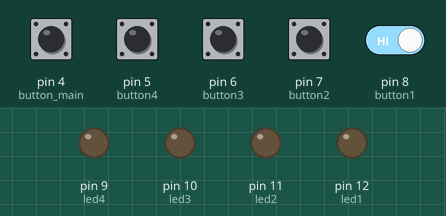
The sketch below on a simulated Arduino Uno, built with avr-gcc and run on an emulated ATmega328P. Shown: output pins drawn as LEDs (lit = HIGH). The test bench sets the inputs (shaded band); at power-on: pin 4 (button_main), pin 5 (button4), pin 6 (button3), pin 7 (button2), pin 8 (button1) HIGH.

Above: at 3.8 s.
3.9 s: pin 5 (button4) pulled LOW for 0.15 s
At 6.0 s:
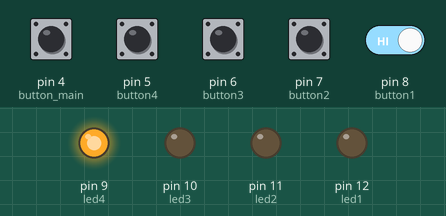
7.0 s: pin 4 (button_main) pulled LOW for 0.15 s
At 8.3 s:
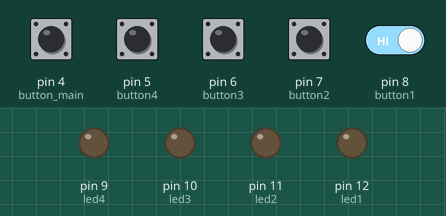
8.6 s: pin 6 (button3) pulled LOW for 0.15 s
At 10.8 s:
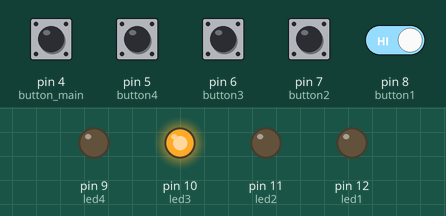
11.7 s: pin 4 (button_main) pulled LOW for 1 s
At 12.1 s:
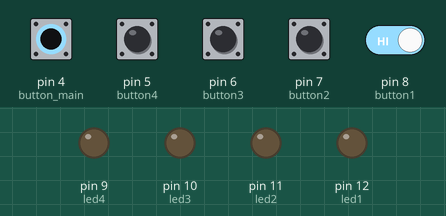
14.2 s: pin 7 (button2) pulled LOW for 0.15 s
At 16.3 s:
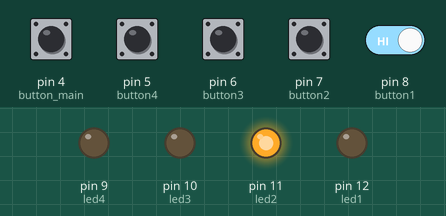
17.3 s: pin 4 (button_main) driven LOW and pin 8 (button1) driven LOW
At 19.5 s:
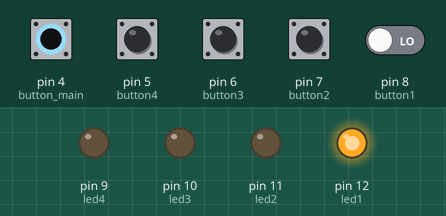
Timing chart, 0 to 50.9 s (numbered marks = the images above; inputs shaded):
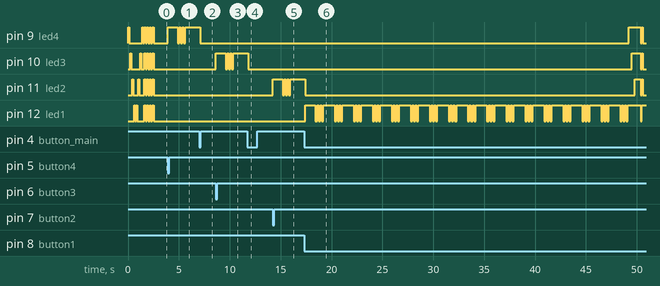

Measured:
- after the input at 3.9 s, pin 9 (led4): LOW → HIGH at once, then repeats every 0.30 s: LOW 0.15 s, HIGH 0.15 s, until it stays HIGH from 5.7 s
- after the input at 7.0 s, pin 9 (led4): HIGH → LOW after 0.12 s
- after the input at 8.6 s, pin 10 (led3): LOW → HIGH at once, then repeats every 0.30 s: LOW 0.15 s, HIGH 0.15 s, until it stays HIGH from 10.4 s
- after the input at 11.7 s, pin 10 (led3): HIGH → LOW after 0.12 s
- after the input at 14.2 s, pin 11 (led2): LOW → HIGH at once, then repeats every 0.30 s: LOW 0.15 s, HIGH 0.15 s, until it stays HIGH from 16.0 s
- after the input at 17.3 s, pin 9 (led4): LOW → HIGH after 31.9 s, → LOW 1.2 s later, → HIGH 0.10 s later, → LOW 0.10 s later; pin 10 (led3): LOW → HIGH after 32.2 s, → LOW 0.90 s later, → HIGH 0.10 s later, → LOW 0.10 s later

The sketch:

firmware.ino
```cpp
#define led1 12
#define led2 11
#define led3 10
#define led4 9

#define button1 8
#define button2 7
#define button3 6
#define button4 5

#define button_main 4

byte butt1;
byte butt2;
byte butt3;
byte butt4;

byte flag = 0;
int count = 0;
int count1 = 0;
int count2 = 0;
boolean good_flag = 0;
unsigned long timerForReset = 0;
unsigned long lastpr = 0;
unsigned long lastprs = 0;
void proverka() {
  for (int a = 9; a <= 12; a++) {
    digitalWrite(a, HIGH);
    delay(100);
    digitalWrite(a, LOW);
    delay(100);
  }
  for (int a = 12; a >= 9; a--) {
    digitalWrite(a, HIGH);
    delay(100);
    digitalWrite(a, LOW);
    delay(100);
  }
  digitalWrite(led1, HIGH); digitalWrite(led2, HIGH); digitalWrite(led3, HIGH); digitalWrite(led4, HIGH); delay(130);
  digitalWrite(led1, LOW); digitalWrite(led2, LOW); digitalWrite(led3, LOW); digitalWrite(led4, LOW); delay(130);
  digitalWrite(led1, HIGH); digitalWrite(led2, HIGH); digitalWrite(led3, HIGH); digitalWrite(led4, HIGH); delay(130);
  digitalWrite(led1, LOW); digitalWrite(led2, LOW); digitalWrite(led3, LOW); digitalWrite(led4, LOW); delay(130);
  digitalWrite(led1, HIGH); digitalWrite(led2, HIGH); digitalWrite(led3, HIGH); digitalWrite(led4, HIGH); delay(130);
  digitalWrite(led1, LOW); digitalWrite(led2, LOW); digitalWrite(led3, LOW); digitalWrite(led4, LOW); delay(130);
  digitalWrite(led1, HIGH); digitalWrite(led2, HIGH); digitalWrite(led3, HIGH); digitalWrite(led4, HIGH); delay(130);
  digitalWrite(led1, LOW); digitalWrite(led2, LOW); digitalWrite(led3, LOW); digitalWrite(led4, LOW); delay(130);
}
void setup() {
  Serial.begin(9600);
  pinMode(led1, OUTPUT);
  pinMode(led2, OUTPUT);
  pinMode(led3, OUTPUT);
  pinMode(led4, OUTPUT);

  pinMode(button1, INPUT_PULLUP);
  pinMode(button2, INPUT_PULLUP);
  pinMode(button3, INPUT_PULLUP);
  pinMode(button4, INPUT_PULLUP);

  pinMode(button_main, INPUT_PULLUP);

  proverka();
}

void loop() {
  butt1 = !digitalRead(button1);
  butt2 = !digitalRead(button2);
  butt3 = !digitalRead(button3);
  butt4 = !digitalRead(button4);
  byte butt_main = !digitalRead(button_main);

  if (butt1 == 1 && flag == 0) {
    flag = 1;
    digitalWrite(led1, HIGH);
    delay(1000);
    digitalWrite(led1, LOW);
    delay(150);

    digitalWrite(led1, HIGH);
    delay(150);
    digitalWrite(led1, LOW);
    delay(150);
    digitalWrite(led1, HIGH);
    delay(150);
    digitalWrite(led1, LOW);
    delay(150);
    digitalWrite(led1, HIGH);
  }
  if (butt2 == 1 && flag == 0){
    flag = 1;
    digitalWrite(led2, HIGH);
    delay(1000);
    digitalWrite(led2, LOW);
    delay(150);

    digitalWrite(led2, HIGH);
    delay(150);
    digitalWrite(led2, LOW);
    delay(150);
    digitalWrite(led2, HIGH);
    delay(150);
    digitalWrite(led2, LOW);
    delay(150);
    digitalWrite(led2, HIGH);
  }

  if (butt3 == 1 && flag == 0) {
    flag = 1;
    digitalWrite(led3, HIGH);
    delay(1000);
    digitalWrite(led3, LOW);
    delay(150);

    digitalWrite(led3, HIGH);
    delay(150);
    digitalWrite(led3, LOW);
    delay(150);
    digitalWrite(led3, HIGH);
    delay(150);
    digitalWrite(led3, LOW);
    delay(150);
    digitalWrite(led3, HIGH);
  }

  if (butt4 == 1 && flag == 0){
    flag = 1;
    digitalWrite(led4, HIGH);
    delay(1000);
    digitalWrite(led4, LOW);
    delay(150);

    digitalWrite(led4, HIGH);
    delay(150);
    digitalWrite(led4, LOW);
    delay(150);
    digitalWrite(led4, HIGH);
    delay(150);
    digitalWrite(led4, LOW);
    delay(150);
    digitalWrite(led4, HIGH);
  }

  if (butt_main == 1 && flag == 1 && good_flag == 0) {
    count++;
    delay(1);
  }
  if (butt_main == 0) {
    count = 0;
    count1 = 0;
    count2 = 0;
  }
  if (count == 60 ) {
    flag = 0;
    for (byte i = 9; i <= 12; i++) {
      digitalWrite(i, LOW);
    }
    count = 0;
  }

  if (butt_main == 1 && good_flag == 0) {
    count1++;
    delay(1);
  }

  if (count1 == 1050) {
    good_flag = 1;
    for (int d = 9; d <=12; d++) {
      digitalWrite(d, HIGH);
      delay(300);
    }
    for (int d = 9; d <=12; d++) {
      digitalWrite(d, LOW);
    }
    delay(100);
    for (int d = 9; d <=12; d++) {
      digitalWrite(d, HIGH);
    }
    delay(100);
    for (int d = 9; d <=12; d++) {
      digitalWrite(d, LOW);
    }
    flag = 2;
    count1 = 0;
  }

  if (flag == 2) testing();

  if (butt_main == 1 && good_flag == 1 && flag == 2) {
    count2++;
    delay(1);
  }
  if (count2 == 1050) {
    for (int d = 9; d <=12; d++) {
      digitalWrite(d, HIGH);
      delay(300);
    }
    for (int d = 9; d <=12; d++) {
      digitalWrite(d, LOW);
    }
    flag = 0;
    good_flag = 0;
    count2 = 0;
  }
}
/*int blinking(int led) {
  digitalWrite(led, HIGH);
  delay(1000);
  digitalWrite(led, LOW);
  delay(150);

  digitalWrite(led, HIGH);
  delay(150);
  digitalWrite(led, LOW);
  delay(150);
  digitalWrite(led, HIGH);
  delay(150);
  digitalWrite(led, LOW);
  delay(150);
  digitalWrite(led, HIGH);
}*/
void testing() {
  if (butt1 == 1) digitalWrite(led1, HIGH);
  if (butt1 == 0) digitalWrite(led1, LOW);
  if (butt2 == 1) digitalWrite(led2, HIGH);
  if (butt2 == 0) digitalWrite(led2, LOW);
  if (butt3 == 1) digitalWrite(led3, HIGH);
  if (butt3 == 0) digitalWrite(led3, LOW);
  if (butt4 == 1) digitalWrite(led4, HIGH);
  if (butt4 == 0) digitalWrite(led4, LOW);
}
```
